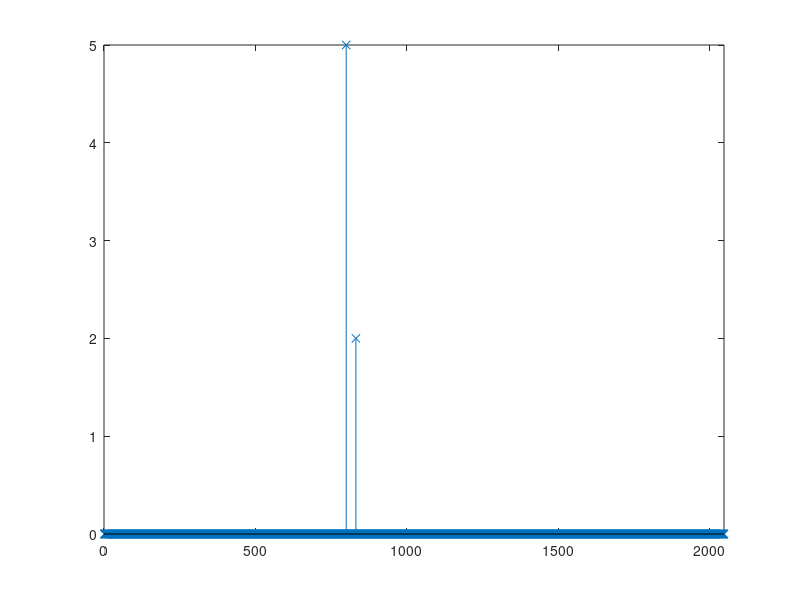

MATLAB code for this plot: (Note: this script raises an error after producing the figure.)
%% Setup
clc
close all
clear variables

load reproductionCoefficients.mat

K = 2;

resolution = 64; maxTime = 32;
signalLength = 64*32;

%% Create stream of Diracs

ak_weights = [5; 2];
tk_locations = [12.5; 13];

% initialise vector and add 
x_diracsStream = zeros(1,signalLength); 
x_diracsStream(tk_locations(1)*resolution) = ak_weights(1);
x_diracsStream(tk_locations(2)*resolution) = ak_weights(2);

figure
stem(x_diracsStream,'x')
xlim([0 signalLength])

disp('Original Dirac values -')
disp('Locations:')
disp(tk_locations)
disp('Weights:')
disp(ak_weights)

%% Compute and plot Daubechies scaling function

% N >= 2K-1 (p70)
% N = 2*(2)-1 = 3 
% N+1 = 3+1 = 4 -> db4

phi = zeros(1,signalLength);
[phi_T,~,~] = wavefun('db4',6); 
phi(1:length(phi_T))=phi_T;

%% Sample signal using Daubechies scaling function

firstZeroIndex = find(phi(2:end) == 0,1); % find first zero after position 1
support = 7; %ceil(firstZeroIndex/resolution); % compute support

m_degree = 0:3;
n_numSamples = 32-support;

y_samples = zeros(1, n_numSamples);
for sampleIndex = 1:n_numSamples+1
    shift = (sampleIndex-1) * resolution; % find the shift
    phiShifted = zeros(1,signalLength); % initialise phiShifted
    phiShifted((1 + shift):(length(phi_T) + shift)) = phi_T; % compute phiShifted
    phiShifted = phiShifted(1:signalLength); % 'crop' phiShifted

    y_samples(sampleIndex) = dot(x_diracsStream,phiShifted);
end

% plot samples
figure
stem(y_samples)

%% Retrieve N+1 moments of signal

s_moments = zeros(length(m_degree),1);
for degreeIndex = m_degree+1
    s_moments(degreeIndex) = dot(c_coefficients(degreeIndex,:),y_samples);
end

%% Apply annihilating filter method

[tk_locations_est, ak_weights_est] = annihilatingFilterMethod(s_moments,true);

tk_locations_est = tk_locations_est + 0.0156; % hack

disp('Estimated Dirac values -')
disp('Locations:')
disp(tk_locations_est)
disp('Weights:')
disp(ak_weights_est)